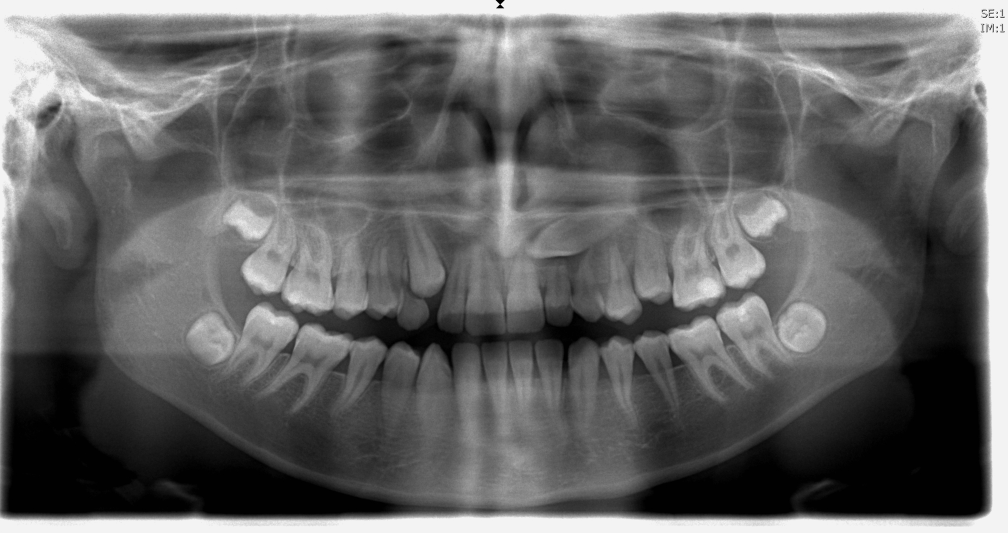
#> input picture Project_Data/_Data/Radiographs/01.tif, 3023 x 1597 px (shown at 1/3 size)
$ python -i untitled0.py   (imports and definitions only)   (Python 2 division)   (older library calls are emulated)
#> lines starting #> are read from the running program, lines starting #| are printed output that depends on the picture
#> further down, picture is the input picture: shape (1597, 3023, 3); min 0, max 255, mean 100.6
# -*- coding: utf-8 -*-
"""
Created on Fri Apr 22 15:52:04 2016

@author: David
"""

import csv
import cv2
import cv2.cv as cv
import numpy as np
from numpy import linalg as LA
import fnmatch
import os
import matplotlib.pyplot as plt
import scipy.fftpack


# [261 lines left out: functions rescale, project_tangent, transform, split, merge, PCA and 4 more, not called in this run]

def nothing(x):
    pass

def preproc(img):

    img = cv2.imread("Project_Data/_Data/Radiographs/01.tif",0)
#> img: shape (1597, 3023); min 0, max 255, mean 100.6
    [rows, cols] = img.shape
#> rows = 1597; cols = 3023

    heq = cv2.equalizeHist(img)
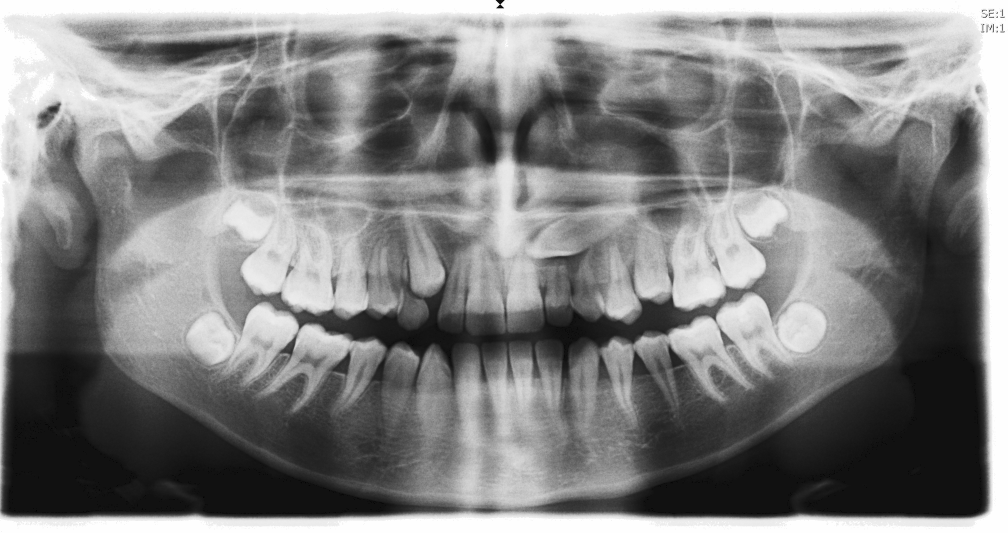
#> heq: shape (1597, 3023) (shown at 1/3 size); min 0, max 255, mean 129

    cv2.namedWindow('can')
    # create trackbars for color change
    cv2.createTrackbar('Max','can',0,255, nothing)
    cv2.createTrackbar('Min','can',0,255, nothing)
    cv2.createTrackbar('sigma','can',0,255, nothing)
    cv2.createTrackbar('cut','can',0,255, nothing)
    #cv2.createTrackbar('kern_size','can',1,31, nothing)
    edges = img;
    #lapl = edges;
    while(1):
        cv2.imshow('can',edges)
        #k = cv2.waitKey(1) & 0xFF
        #if k == 27:
        #    break

        if cv2.waitKey(1) & 0xFF == ord('q'):
#> (key q is pressed here)
            break

        # get current positions of four trackbars
        r = cv2.getTrackbarPos('Max','can')
        g = cv2.getTrackbarPos('Min','can')
        s = cv2.getTrackbarPos('sigma','can')

        c = cv2.getTrackbarPos('cut','can')
        #kers = cv2.getTrackbarPos('kern_size','can')
        # Convert image to 0 to 1, then do log(1 + I)
        imgLog = np.log1p(np.array(img, dtype="float") / 255)

        # Low pass and high pass filters
        Hlow = gaus(img,s/2)
        Hhigh = butt(img,c)

        # Move origin of filters so that it's at the top left corner to
        # match with the input image

        HlowShift = scipy.fftpack.ifftshift(Hlow.copy())
        HhighShift = scipy.fftpack.ifftshift(Hhigh.copy())

        # Filter the image and crop
        If = scipy.fftpack.fft2(imgLog.copy(), (rows,cols))
        Iouthigh = scipy.real(scipy.fftpack.ifft2(If.copy() * HhighShift, (rows,cols)))
        #new = cv2.equalizeHist(img)
        If2 = scipy.fftpack.fft2(Iouthigh.copy(), (rows,cols))
        Ioutlow = scipy.real(scipy.fftpack.ifft2(If2.copy() * HlowShift, (rows,cols)))


        # Anti-log then rescale to [0,1]
        Ihmf = np.expm1(Iouthigh)
        Ihmf = (Ihmf - np.min(Ihmf)) / (np.max(Ihmf) - np.min(Ihmf))
        Ihmf2 = np.array(255*Ihmf, dtype="uint8")

        Ihf = np.expm1(Ioutlow)
        Ihf = (Ihf - np.min(Ihf)) / (np.max(Ihf) - np.min(Ihf))
        Ihf2 = np.array(255*Ihf, dtype="uint8")
        edges = cv2.Canny(Ihf2,g,r)

        #lapl = cv2.Laplacian(edges,cv2.CV_64F,ksize=kers)


    cv2.destroyAllWindows()


    # Show all images
    cv2.imshow('Original Image', img)
    cv2.waitKey(0)
#> (the run stopped early here; a loop or call above may not have finished)
